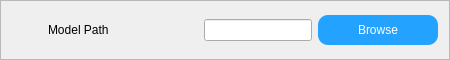
               <widget class="QFrame" name="Frame_TrainModel_ModelPath">
                <property name="sizePolicy">
                 <sizepolicy hsizetype="Preferred" vsizetype="Fixed">
                  <horstretch>0</horstretch>
                  <verstretch>0</verstretch>
                 </sizepolicy>
                </property>
                <property name="minimumSize">
                 <size>
                  <width>0</width>
                  <height>60</height>
                 </size>
                </property>
                <property name="maximumSize">
                 <size>
                  <width>16777215</width>
                  <height>60</height>
                 </size>
                </property>
                <property name="styleSheet">
                 <string notr="true">QFrame#Frame_TrainModel_ModelPath
{
	border-top:1px solid rgb(226, 226, 226);
	border-bottom:2px solid rgb(226, 226, 226);
	border-left:2px solid rgb(226, 226, 226);
	border-right:2px solid rgb(226, 226, 226);
	background-color: rgb(247, 247, 247);
}</string>
                </property>
                <property name="frameShape">
                 <enum>QFrame::StyledPanel</enum>
                </property>
                <property name="frameShadow">
                 <enum>QFrame::Raised</enum>
                </property>
                <layout class="QHBoxLayout" name="horizontalLayout_14">
                 <item>
                  <widget class="QLabel" name="Label_TrainModel_ModelPath">
                   <property name="sizePolicy">
                    <sizepolicy hsizetype="Fixed" vsizetype="Fixed">
                     <horstretch>0</horstretch>
                     <verstretch>0</verstretch>
                    </sizepolicy>
                   </property>
                   <property name="minimumSize">
                    <size>
                     <width>30</width>
                     <height>30</height>
                    </size>
                   </property>
                   <property name="maximumSize">
                    <size>
                     <width>30</width>
                     <height>30</height>
                    </size>
                   </property>
                   <property name="styleSheet">
                    <string notr="true">border-image: url(:/Icon/State/RedLight.png);</string>
                   </property>
                   <property name="text">
                    <string/>
                   </property>
                  </widget>
                 </item>
                 <item>
                  <widget class="QLabel" name="label_19">
                   <property name="sizePolicy">
                    <sizepolicy hsizetype="Fixed" vsizetype="Fixed">
                     <horstretch>0</horstretch>
                     <verstretch>0</verstretch>
                    </sizepolicy>
                   </property>
                   <property name="minimumSize">
                    <size>
                     <width>150</width>
                     <height>30</height>
                    </size>
                   </property>
                   <property name="maximumSize">
                    <size>
                     <width>150</width>
                     <height>30</height>
                    </size>
                   </property>
                   <property name="styleSheet">
                    <string notr="true">QLabel
{
	border:0px;
	
	font: 87 10pt &quot;Arial Black&quot;;
}</string>
                   </property>
                   <property name="text">
                    <string>Model Path</string>
                   </property>
                  </widget>
                 </item>
                 <item>
                  <widget class="QLineEdit" name="LineEdit_TrainModel_ModelPath"/>
                 </item>
                 <item>
                  <widget class="QPushButton" name="PushButton_TrainModel_ModelPath">
                   <property name="sizePolicy">
                    <sizepolicy hsizetype="Fixed" vsizetype="Fixed">
                     <horstretch>0</horstretch>
                     <verstretch>0</verstretch>
                    </sizepolicy>
                   </property>
                   <property name="minimumSize">
                    <size>
                     <width>120</width>
                     <height>30</height>
                    </size>
                   </property>
                   <property name="maximumSize">
                    <size>
                     <width>120</width>
                     <height>30</height>
                    </size>
                   </property>
                   <property name="styleSheet">
                    <string notr="true">QPushButton
{
	font: 87 10pt &quot;Arial Black&quot;;
	color: rgb(255, 255, 255);
	background-color: rgb(35, 162, 255);
	border-radius: 10px;
}
QPushButton:pressed
{
background-color: rgb(255, 255, 255);
}
QPushButton:hover
{
background-color: rgb(192, 233, 251);
}
QPushButton:disabled
{
	background-color: rgb(198, 198, 198);
}</string>
                   </property>
                   <property name="text">
                    <string>Browse</string>
                   </property>
                  </widget>
                 </item>
                </layout>
               </widget>
